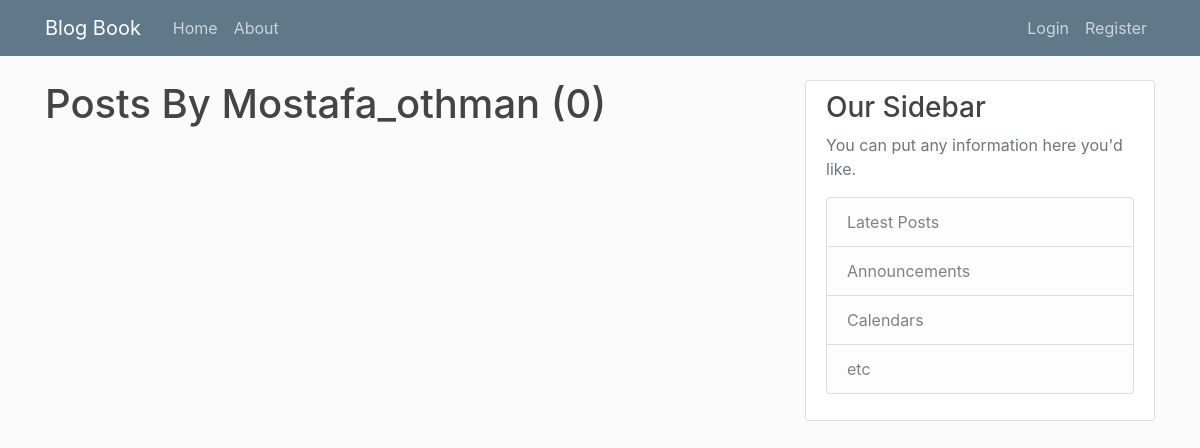
/user/Mostafa_othman, run on an earlier commit of the app's database.
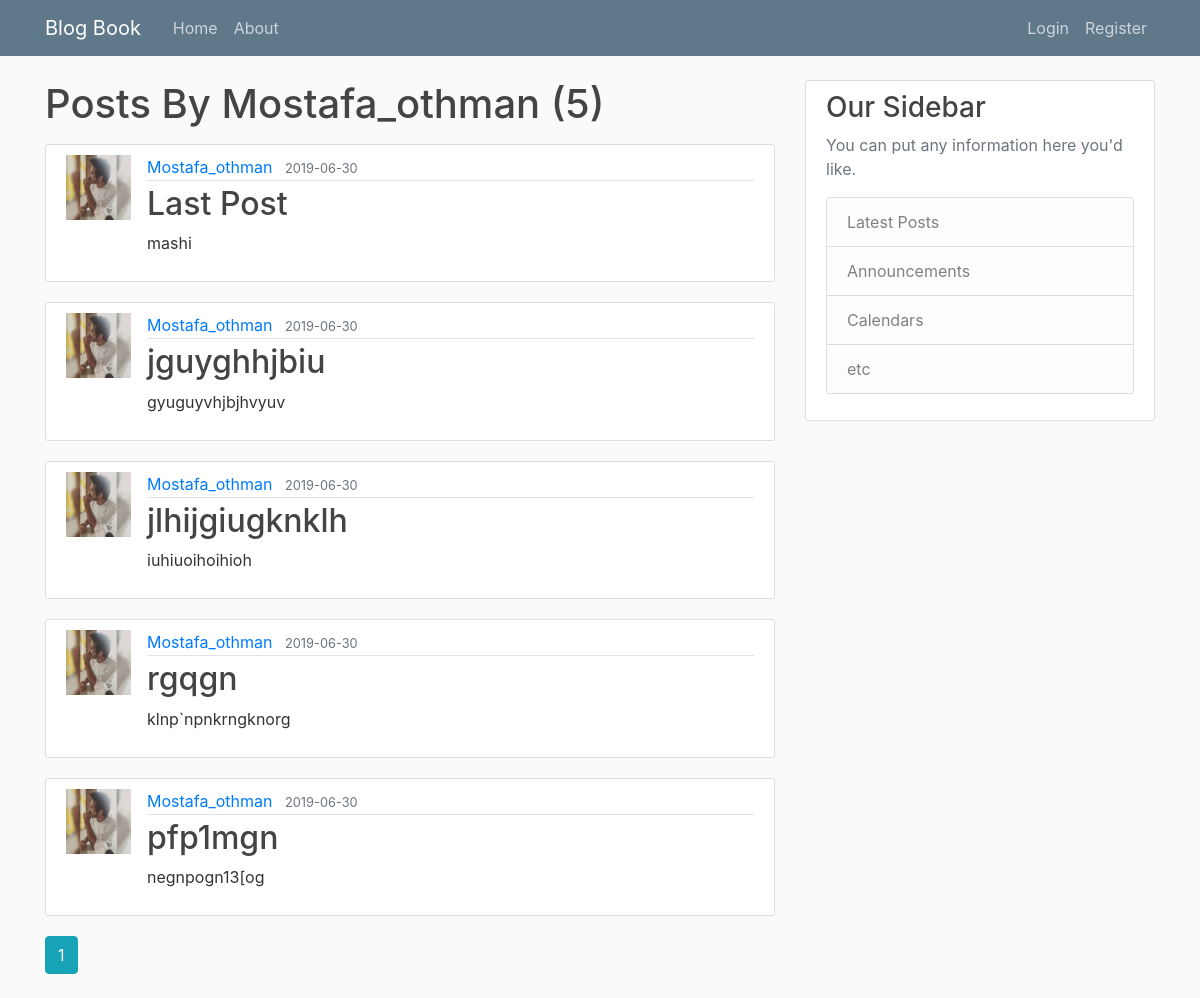
And on a later commit of the database.
### Flaskapp/database_setup.py (models this page shows, shortened)
class User(db.Model, UserMixin):
    id = db.Column(db.Integer, primary_key=True, nullable=False)
    username = db.Column(db.String(20), nullable=False, unique=True)
    email = db.Column(db.String(120), nullable=False, unique=True)
    image_file = db.Column(db.String(20), nullable=False, default='defult.png')
    password = db.Column(db.String(60), nullable=False)
    posts = db.relationship('Post', backref='author', lazy=True)

class Post(db.Model):
    id = db.Column(db.Integer, primary_key=True, nullable=False)
    title = db.Column(db.String(100), nullable=False)
    date_posted = db.Column(
        db.DateTime(), nullable=False, default=datetime.utcnow)
    content = db.Column(db.Text, nullable=False)
    user_id = db.Column(db.Integer, db.ForeignKey('user.id'), nullable=False)

### Flaskapp/routes.py (the view)
@app.route('/user/<string:user_name>')
def user_posts(user_name):
    page = request.args.get('page', 1, type = int)
    user = User.query.filter_by(username = user_name).first_or_404()
    posts = Post.query.filter_by(author = user).order_by(Post.date_posted.desc()).paginate(page = page, per_page =5)
    return render_template('user_posts.html', posts=posts, user = user)

### Flaskapp/templates/user_posts.html (shortened to what this page needs)
{% extends 'layout.html' %} {% block content%}
<h1 class="mb-3">Posts By {{ user.username }} ({{ posts.total }})</h1>
{% if posts %} {% for post in posts.items%}
<article class="media content-section">
  <img
    class="rounded-circule article-img"
    src="{{url_for('static', filename='img/profilepics/')+ post.author.image_file}}"
  />
  <div class="media-body">
    <div class="article-metadata">
      <a
        class="mr-2"
        href="{{url_for('user_posts', user_name = post.author.username)}}"
        >{{ post.author.username }}</a
      >
      <small class="text-muted">{{
        post.date_posted.strftime("%Y-%m-%d")
      }}</small>
    </div>
    <h2>
      <a class="article-title" href="{{url_for('post', post_id = post.id)}}">{{
        post.title
      }}</a>
    </h2>
    <p class="article-content">{{ post.content }}</p>
  </div>
</article>
{%endfor%} {%endif%} {% for page_num in posts.iter_pages(left_edge =
1, right_edge = 1, left_current=1,right_current=2)%} {% if page_num %} {%if
posts.page == page_num%}
<a
  class="btn btn-info mb-4 "
  href="{{url_for('user_posts', user_name = user.username ,  page = page_num)}}"
  >{{ page_num }}</a
>
{%else%}
<a
  class="btn btn-outline-info mb-4"
  href="{{url_for('user_posts', user_name = user.username ,page = page_num)}}"
  >{{ page_num }}</a
>
{%endif%} {% else %} ... {% endif %} {%endfor%} {%endblock content%}

### Flaskapp/templates/layout.html (shortened to what this page needs)
<!DOCTYPE html>
<html lang="en">
  <head>
    <link
      rel="stylesheet"
      href="https://stackpath.bootstrapcdn.com/bootstrap/4.3.1/css/bootstrap.min.css"
    />
    <link rel="stylesheet" href="{{url_for('static', filename='css/main.css')}}">
  </head>
  <body>
    <header class="site-header">
      <nav class="navbar navbar-expand-md navbar-dark bg-steel fixed-top">
        <div class="container">
          <a class="navbar-brand mr-4" href="/">Blog Book</a>
          <div class="collapse navbar-collapse" id="navbarToggle">
            <div class="navbar-nav mr-auto">
              <a class="nav-item nav-link" href="{{url_for('index')}}">Home</a>
              <a class="nav-item nav-link" href="{{url_for('about')}}">About</a>
            </div>
            <div class="navbar-nav">
              {% if current_user.is_authenticated%}
              <a class="nav-item nav-link" href="{{url_for('new_post')}}">New Post</a>
              <a class="nav-item nav-link" href="{{url_for('account')}}">Account</a>
              <a class="nav-item nav-link" href="{{url_for('logout')}}">Logout</a>
              {%else%}
              <a class="nav-item nav-link" href="{{url_for('login')}}">Login</a>
              <a class="nav-item nav-link" href="{{url_for('register')}}">Register</a>
              {%endif%}
            </div>
          </div>
        </div>
      </nav>
    </header>
<main role="main" class="container">
        <div class="row">
          <div class="col-md-8">
            {% block content %}
            {% endblock %}
          </div>
          <div class="col-md-4">
            <div class="content-section">
              <h3>Our Sidebar</h3>
              <p class='text-muted'>You can put any information here you'd like.
                <ul class="list-group">
                  <li class="list-group-item list-group-item-light">Latest Posts</li>
                  <li class="list-group-item list-group-item-light">Announcements</li>
                  <li class="list-group-item list-group-item-light">Calendars</li>
                  <li class="list-group-item list-group-item-light">etc</li>
                </ul>
              </p>
            </div>
          </div>
        </div>
      </main>
  </body>
</html>

### Flaskapp/static/css/main.css (style rules this page uses)
body { background: #fafafa; color: #333333; margin-top: 5rem; }
h1, h2, h3, h4, h5, h6 { color: #444444; }
.bg-steel { background-color: #5f788a; }
.site-header .navbar-nav .nav-link { color: #cbd5db; }
.content-section { background: #ffffff; padding: 10px 20px; border: 1px solid #dddddd; border-radius: 3px; margin-bottom: 20px; }
.article-title { color: #444444; }
.article-content { white-space: pre-line; }
.article-img { height: 65px; width: 65px; margin-right: 16px; }
.article-metadata { padding-bottom: 1px; margin-bottom: 4px; border-bottom: 1px solid #e3e3e3; }

What changed in the data, as far as the page shows it:
added Post: image_file (picture), author.username "Mostafa_othman", date_posted "2019-06-30", title "Last Post", content "mashi"
added Post: image_file (picture), author.username "Mostafa_othman", date_posted "2019-06-30", title "jguyghhjbiu", content "gyuguyvhjbjhvyuv"
added Post: image_file (picture), author.username "Mostafa_othman", date_posted "2019-06-30", title "jlhijgiugknklh", content "iuhiuoihoihioh"
added Post: image_file (picture), author.username "Mostafa_othman", date_posted "2019-06-30", title "rgqgn", content "klnp`npnkrngknorg"
added Post: image_file (picture), author.username "Mostafa_othman", date_posted "2019-06-30", title "pfp1mgn", content "negnpogn13[og"
Also different on the page:
{{ posts.total }}: "0" → "5"
new list line: "1"
